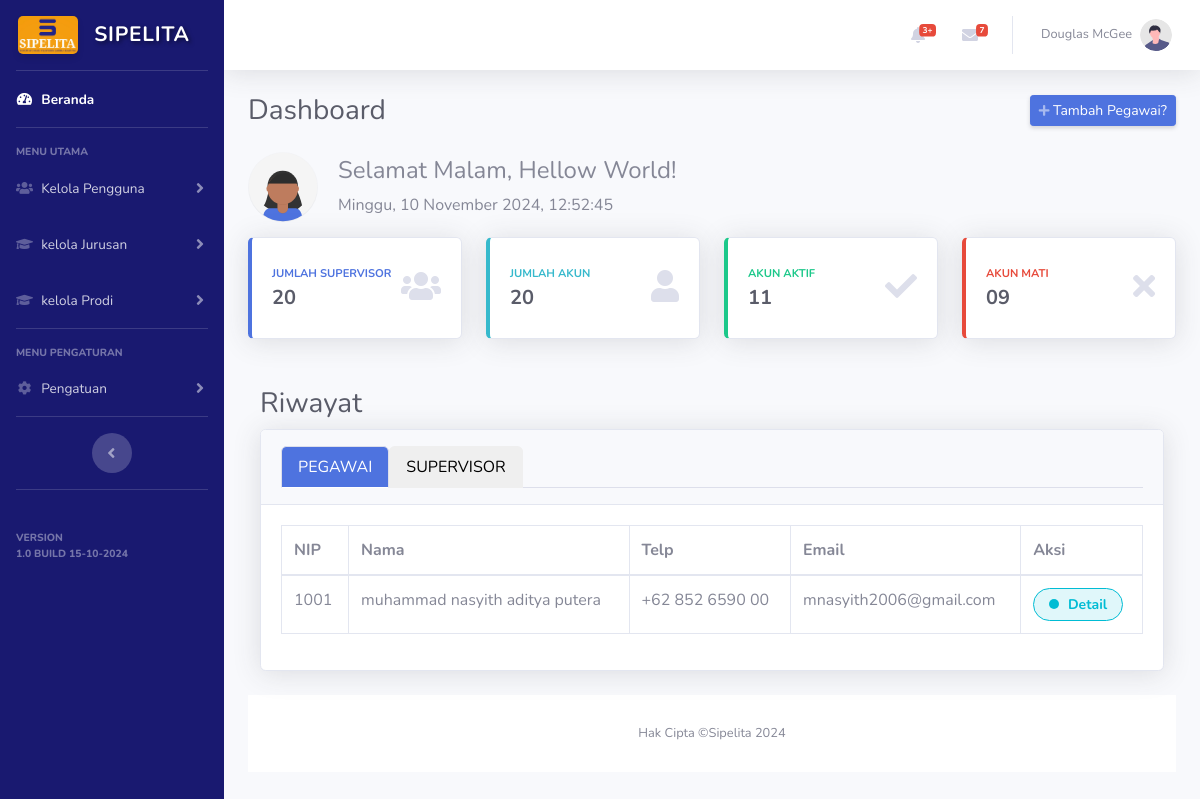
The app's page /admin/index.php with its own data.
### tables this page shows
CREATE TABLE `pegawai` (
  `id_pegawai` int(11) NOT NULL,
  `id_user` int(11) NOT NULL,
  `nip` int(11) NOT NULL,
  `nama` varchar(255) NOT NULL,
  `alamat` varchar(255) NOT NULL,
  `telp` varchar(15) NOT NULL,
  `email` varchar(100) NOT NULL,
  `foto_profil` varchar(255) NOT NULL
);

### admin/function.php (called while the page is built, shortened)
<?php
include '../koneksi.php';
function get_pegawai() {
    global $koneksi;
    $sql = mysqli_query($koneksi,
            "SELECT user.*, pegawai.*
            FROM user
            JOIN pegawai ON user.id_user = pegawai.id_user
            WHERE user.role = 'pegawai'"
    );
    if (mysqli_num_rows($sql) > 0) {
        return mysqli_fetch_all($sql, MYSQLI_ASSOC);
    } else {
        return [];
    }
}
?>

### admin/index.php (the view, shortened to what this page needs)
<?php
include '../koneksi.php';
include 'function.php';
$get_pegawai = get_pegawai();
?>
<?php
$currentHour = date('H');
$greeting = "Selamat Pagi";
if ($currentHour >= 0 && $currentHour < 12) {
    $greeting = "Selamat Pagi";
} elseif ($currentHour >= 12 && $currentHour < 18) {
    $greeting = "Selamat Siang";
} else {
    $greeting = "Selamat Malam";
}
?>
<!DOCTYPE html>
<html lang="en">
<head>
    <link href="../vendor/fontawesome-free/css/all.min.css" rel="stylesheet" type="text/css">
    <link href="../css/sb-admin-2.minn.css" rel="stylesheet">
    <link href="../css/admin/index-admin.css" rel="stylesheet">
    <link href="../vendor/datatables/dataTables.bootstrap4.min.css" rel="stylesheet">
</head>
<body id="page-top">
    <div id="wrapper">
        <ul class="navbar-nav sidebar sidebar-dark accordion" id="accordionSidebar"
            style="background-color: rgb(25, 25, 112);">
            <a class="sidebar-brand d-flex align-items-center justify-content-center" href="index.php">
                <div class="sidebar-brand-icon">
                    <img src="../img/sipelita.jpg" alt="Logo" class="img-fluid">
                </div>
                <div class="sidebar-brand-text mx-3 sipelita-text">Sipelita</div>
            </a>
            <hr class="sidebar-divider my-0">
            <li class="nav-item active">
                <a class="nav-link" href="index.php">
                    <i class="fas fa-fw fa-tachometer-alt"></i>
                    <span>Beranda</span></a>
            </li>
            <hr class="sidebar-divider">
            <div class="sidebar-heading">
                Menu Utama
            </div>
            <li class="nav-item">
                <a class="nav-link collapsed" href="#" data-toggle="collapse" data-target="#collapseTwo"
                    aria-expanded="true" aria-controls="collapseTwo">
                    <i class="fas fa-fw fa-users"></i>
                    <span>Kelola Pengguna</span>
                </a>
            </li>
            <li class="nav-item">
                <a class="nav-link collapsed" href="#" data-toggle="collapse" data-target="#collapsejurusan"
                    aria-expanded="true" aria-controls="collapsejurusan">
                    <i class="fas fa-fw fa-graduation-cap"></i>
                    <span>kelola Jurusan</span>
                </a>
            </li>
            <li class="nav-item">
                <a class="nav-link collapsed" href="#" data-toggle="collapse" data-target="#collapseprodi"
                    aria-expanded="true" aria-controls="collapseprodi">
                    <i class="fas fa-fw fa-graduation-cap"></i>
                    <span>kelola Prodi</span>
                </a>
            </li>
            <hr class="sidebar-divider">
            <div class="sidebar-heading">
                MENU PENGATURAN
            </div>
            <li class="nav-item">
                <a class="nav-link collapsed" href="#" data-toggle="collapse" data-target="#collapseUtilities"
                    aria-expanded="true" aria-controls="collapseUtilities">
                    <i class="fas fa-fw fa-cog"></i>
                    <span>Pengatuan</span>
                </a>
            </li>
            <hr class="sidebar-divider d-none d-md-block">
            <div class="text-center d-none d-md-inline">
                <button class="rounded-circle border-0" id="sidebarToggle"></button>
            </div>
            <hr class="sidebar-divider d-none d-md-block">
            <div class="sidebar-heading mt-4">
                Version
                <p>1.0 Build 15-10-2024</p>
            </div>
        </ul>
        <div id="content-wrapper" class="d-flex flex-column">
            <div id="content">
                <nav class="navbar navbar-expand navbar-light bg-white topbar mb-4 static-top shadow">
                    <ul class="navbar-nav ml-auto">
                        <li class="nav-item dropdown no-arrow mx-1">
                            <a class="nav-link dropdown-toggle" href="#" id="alertsDropdown" role="button"
                                data-toggle="dropdown" aria-haspopup="true" aria-expanded="false">
                                <i class="fas fa-bell fa-fw"></i>
                                <span class="badge badge-danger badge-counter">3+</span>
                            </a>
                        </li>
                        <li class="nav-item dropdown no-arrow mx-1">
                            <a class="nav-link dropdown-toggle" href="#" id="messagesDropdown" role="button"
                                data-toggle="dropdown" aria-haspopup="true" aria-expanded="false">
                                <i class="fas fa-envelope fa-fw"></i>
                                <span class="badge badge-danger badge-counter">7</span>
                            </a>
                        </li>
                        <li class="nav-item dropdown no-arrow">
                            <a class="nav-link dropdown-toggle" href="#" id="userDropdown" role="button"
                                data-toggle="dropdown" aria-haspopup="true" aria-expanded="false">
                                <span class="mr-2 d-none d-lg-inline text-gray-600 small">Douglas McGee</span>
                                <img class="img-profile rounded-circle" src="../img/undraw_profile.svg">
                            </a>
                        </li>
                    </ul>
                </nav>
                <div class="container-fluid">
                    <div class="d-sm-flex align-items-center justify-content-between mb-4">
                        <h1 class="h3 mb-0 text-gray-800">Dashboard</h1>
                        <a href="add_pegawai.php" class="d-none d-sm-inline-block btn btn-sm btn-primary shadow-sm">
                            <i class="fas fa-plus fa-sm text-white-50"></i>&nbsp;Tambah Pegawai?
                        </a>
                    </div>
                    <div class="profile-container">
                        <img src="../img/undraw_profile_1.svg" alt="Profile Picture" class="profile-img">
                        <div class="profile-text">
                            <h4><?php echo $greeting; ?>, <?php echo "Hellow World" ?>!</h4>
                            <p id="timeDisplay">
                            </p>
                        </div>
                    </div>
                    <div class="row">
                        <div class="col-xl-3 col-md-6 mb-4">
                            <div class="card border-left-primary shadow h-100 py-2">
                                <div class="card-body">
                                    <div class="row no-gutters align-items-center">
                                        <div class="col mr-2">
                                            <div class="text-xs font-weight-bold text-primary text-uppercase mb-1">
                                                JUMLAH SUPERVISOR</div>
                                            <div class="h5 mb-0 font-weight-bold text-gray-800">
                                                20
                                            </div>
                                        </div>
                                        <div class="col-auto">
                                            <i class="fas fa-users fa-2x text-gray-300"></i>
                                        </div>
                                    </div>
                                </div>
                            </div>
                        </div>
                        <div class="col-xl-3 col-md-6 mb-4">
                            <div class="card border-left-info shadow h-100 py-2">
                                <div class="card-body">
                                    <div class="row no-gutters align-items-center">
                                        <div class="col mr-2">
                                            <div class="text-xs font-weight-bold text-info text-uppercase mb-1">
                                                JUMLAH AKUN</div>
                                            <div class="h5 mb-0 font-weight-bold text-gray-800">
                                                20
                                            </div>
                                        </div>
                                        <div class="col-auto">
                                            <i class="fas fa-user fa-2x text-gray-300"></i>
                                        </div>
                                    </div>
                                </div>
                            </div>
                        </div>
                        <div class="col-xl-3 col-md-6 mb-4">
                            <div class="card border-left-success shadow h-100 py-2">
                                <div class="card-body">
                                    <div class="row no-gutters align-items-center">
                                        <div class="col mr-2">
                                            <div class="text-xs font-weight-bold text-success text-uppercase mb-1">
                                                AKUN AKTIF</div>
                                            <div class="row no-gutters align-items-center">
                                                <div class="col-auto">
                                                    <div class="h5 mb-0 mr-3 font-weight-bold text-gray-800">
                                                        11
                                                    </div>
                                                </div>
                                            </div>
                                        </div>
                                        <div class="col-auto">
                                            <i class="fas fa-check fa-2x text-gray-300"></i>
                                        </div>
                                    </div>
                                </div>
                            </div>
                        </div>
                        <div class="col-xl-3 col-md-6 mb-4">
                            <div class="card border-left-danger shadow h-100 py-2">
                                <div class="card-body">
                                    <div class="row no-gutters align-items-center">
                                        <div class="col mr-2">
                                            <div class="text-xs font-weight-bold text-danger text-uppercase mb-1">
                                                AKUN MATI</div>
                                            <div class="h5 mb-0 font-weight-bold text-gray-800">
                                                09
                                            </div>
                                        </div>
                                        <div class="col-auto">
                                            <i class="fas fa-times fa-2x text-gray-300"></i>
                                        </div>
                                    </div>
                                </div>
                            </div>
                        </div>
                        <div class="container-fluid">
                            <h1 class="h3 mt-4 mb-2 text-gray-800">Riwayat</h1>
                            <div class="card shadow mb-4">
                                <div class="card-header py-3">
                                    <ul class="nav nav-tabs" id="myTab" role="tablist">
                                        <li class="nav-item" role="presentation">
                                            <button class="nav-link active" id="pengajuan-tab" data-bs-toggle="tab"
                                                data-bs-target="#pengajuan" type="button" role="tab"
                                                aria-controls="pengajuan" aria-selected="true">PEGAWAI</button>
                                        </li>
                                        <li class="nav-item" role="presentation">
                                            <button class="nav-link" id="pelaporan-tab" data-bs-toggle="tab"
                                                data-bs-target="#pelaporan" type="button" role="tab"
                                                aria-controls="pelaporan" aria-selected="false">SUPERVISOR</button>
                                        </li>
                                    </ul>
                                </div>
                                <div class="card-body">
                                    <div class="tab-content" id="myTabContent">
                                        <div class="tab-pane fade show active" id="pengajuan" role="tabpanel"
                                            aria-labelledby="pengajuan-tab">
                                            <div class="table-responsive">
                                                <table class="table table-bordered" id="pengajuanTable" width="100%"
                                                    cellspacing="0">
                                                    <thead>
                                                        <tr>
                                                            <th>NIP</th>
                                                            <th>Nama</th>
                                                            <th>Telp</th>
                                                            <th>Email</th>
                                                            <th>Aksi</th>
                                                        </tr>
                                                    </thead>
                                                    <tbody>
                                                        <?php foreach ($get_pegawai as $data) { ?>
                                                        <tr>
                                                            <td><?= $data['nip'] ?></td>
                                                            <td><?= $data['nama'] ?></td>
                                                            <td><?= $data['telp'] ?></td>
                                                            <td><?= $data['email'] ?></td>
                                                            <td>
                                                                <a
                                                                    href="view_profile.php?id_user=<?=$data['id_user']?>"><span
                                                                        class="status-button detail">
                                                                        <span class="dot"></span>
                                                                        Detail
                                                                    </span>
                                                                </a>
                                                            </td>
                                                        </tr>
                                                        <?php } ?>
                                                    </tbody>
                                                </table>
                                            </div>
                                        </div>
                                    </div>
                                </div>
                            </div>
                        </div>
                    </div>
                    <footer class="sticky-footer bg-white">
                        <div class="container my-auto">
                            <div class="copyright text-center my-auto">
                                <span>Hak Cipta &copy;Sipelita 2024</span>
                            </div>
                        </div>
                    </footer>
                </div>
            </div>
</body>
</html>

### records on screen
pegawai: nip "1001", nama "muhammad nasyith aditya putera", telp "+62 852 6590 00", email "mnasyith2006@gmail.com"

### other values on screen
$greeting "Selamat Malam"
